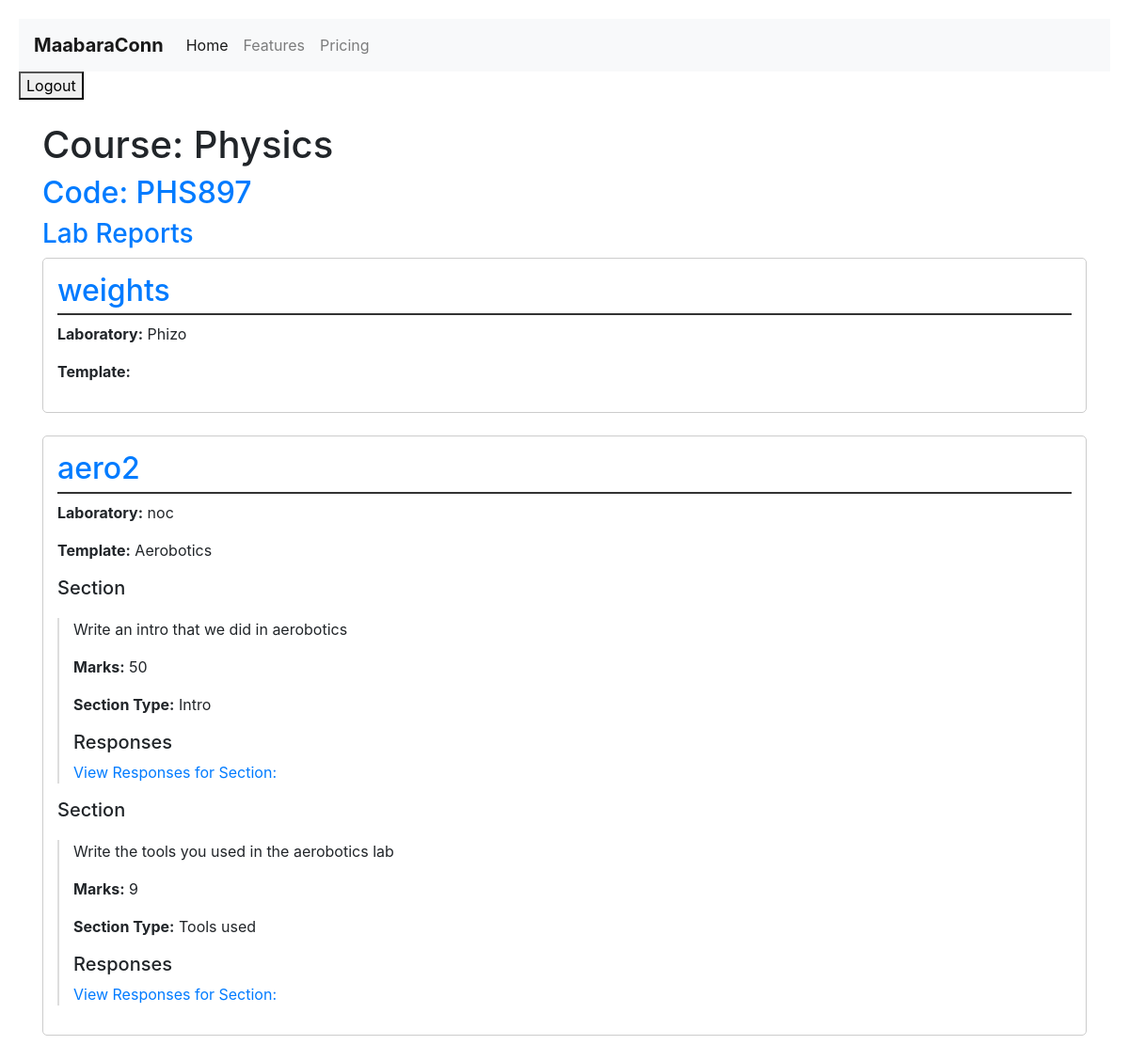
/users/courses/2/ (signed in), run on the app's committed database.
### users/models.py (models this page shows, shortened)
class Course(models.Model):
    name = models.CharField(max_length=255, unique=True)
    code = models.CharField(max_length=10, unique=True)
    lecturer = models.ForeignKey(
        User, on_delete=models.CASCADE, related_name='courses')
    student = models.ManyToManyField(
        User, related_name='enrolled_courses', blank=False)

class LabReport(models.Model):
    REPORT_TYPE_CHOICES = [
        ('IND', 'Individual'),
        ('GRP', 'Group'),
    ]
    report_type = models.CharField(
        max_length=3, choices=REPORT_TYPE_CHOICES, default='IND')
    creator = models.ForeignKey(
        settings.AUTH_USER_MODEL, on_delete=models.CASCADE, related_name='created_lab_reports'
    )
    student = models.ForeignKey(
        settings.AUTH_USER_MODEL, on_delete=models.CASCADE, related_name='student_lab_reports', null=True, blank=True
    )
    course = models.ForeignKey(
        Course, on_delete=models.CASCADE, related_name='lab_reports'
    )
    title = models.CharField(max_length=255)
    description = models.TextField()
    laboratory = models.ForeignKey(
        Laboratory, on_delete=models.CASCADE, related_name='lab_reports', null=True
    )
    document = models.FileField(upload_to='lab_reports/')
    submitted_at = models.DateTimeField(auto_now_add=True)
    status = models.CharField(max_length=100, default='Pending')
    template = models.ForeignKey(
        LabTemplate, on_delete=models.SET_NULL, null=True, blank=True, related_name='lab_reports'
    )
    is_active = models.BooleanField(default=True)

class Laboratory(models.Model):
    course = models.ForeignKey(
        Course, on_delete=models.CASCADE, related_name='laboratories')
    name = models.CharField(max_length=255)
    creator = models.ForeignKey(
        settings.AUTH_USER_MODEL, on_delete=models.CASCADE, related_name='laboratories')

class LabTemplate(models.Model):
    course = models.ForeignKey(
        Course, on_delete=models.CASCADE, related_name='lab_templates')
    name = models.CharField(max_length=255)
    laboratory = models.ForeignKey(
        Laboratory, on_delete=models.CASCADE, related_name='lab_templates')

class TemplateSection(models.Model):
    lab_template = models.ForeignKey(
        LabTemplate, on_delete=models.CASCADE, related_name='sections')
    title = models.CharField(max_length=255)
    content = models.TextField()
    visible_to_students = models.BooleanField(default=True)
    section_type = models.ForeignKey(SectionType, on_delete=models.CASCADE)
    marks = models.PositiveIntegerField(default=0)

class SectionType(models.Model):
    name = models.CharField(max_length=100)
    default_content = models.TextField(blank=True)

### users/views.py (the view)
# urls.py: path('courses/<int:course_id>/', views.view_course_details,
def view_course_details(request, course_id):
    if not request.user.is_authenticated or request.user.role != User.Role.LECTURER:
        return render(request, '403.html')  # or redirect to a login page
    course = get_object_or_404(Course, id=course_id, lecturer=request.user)
    lab_reports = LabReport.objects.filter(course=course).select_related(
        'creator', 'laboratory', 'template').prefetch_related('responses__section', 'responses__student')
    section_responses = defaultdict(list)
    for report in lab_reports:
        for response in report.responses.all():
            section_responses[response.section.id].append(response)
    context = {
        'course': course,
        'lab_reports': lab_reports,
        'section_responses': section_responses,
    }
    return render(request, 'lecturer/courses_details.html', context)

### users/templates/lecturer/courses_details.html (shortened to what this page needs)
{% extends "base.html" %} {% block content %}
<div class="container mt-4">
  <h1>Course: {{ course.name }}</h1>
  <h2>Code: {{ course.code }}</h2>
  <h3>Lab Reports</h3>
  {% for report in lab_reports %}
  <div class="report-section mb-4">
    <h2>{{ report.title }}</h2>
    <p><strong>Laboratory:</strong> {{ report.laboratory.name }}</p>
    <p><strong>Template:</strong> {{ report.template.name }}</p>
    {% for section in report.template.sections.all %}
    <h5>Section</h5>
    <div class="section mb-3">
      <p>{{ section.content }}</p>
      <p><strong>Marks:</strong> {{ section.marks }}</p>
      <p><strong>Section Type:</strong> {{ section.section_type.name }}</p>
      <h5>Responses</h5>
      <ul>
        <li>
          <a href="{% url 'view_section_responses' report.id section.id %}">
            View Responses for Section: {{ section.title }}
          </a>
        </li>
      </ul>
    </div>
    {% endfor %}
  </div>
  {% endfor %}
</div>
{% endblock %}

### users/static/css/styles.css (style rules this page uses)
body { font-family: Arial, sans-serif; background-color: #007bff; }
.report-section { margin-bottom: 30px; padding: 15px; border: 1px solid #ccc; border-radius: 5px; }
.report-section h2 { border-bottom: 2px solid #333; padding-bottom: 5px; }
.section { margin-top: 20px; padding-left: 15px; border-left: 2px solid #ddd; }
.section ul { list-style-type: none; padding-left: 0; }
.section ul li { margin-bottom: 10px; }
body { font-family: "Segoe UI", Tahoma, Geneva, Verdana, sans-serif; line-height: 1.6; background-color: #6d3d3d; color: #333; margin: 0; padding: 20px; }
h2, h3 { color: #007bff; }
p { margin-bottom: 10px; }

### data on the page
Course: name "Physics", code "PHS897"
LabReport: title "weights", laboratory.name "Phizo"
LabReport: title "aero2", laboratory.name "noc", template.name "Aerobotics"
TemplateSection: content "Write an intro that we did in aerobotics", marks "50", section_type.name "Intro"
TemplateSection: content "Write the tools you used in the aerobotics lab", marks "9", section_type.name "Tools used"
